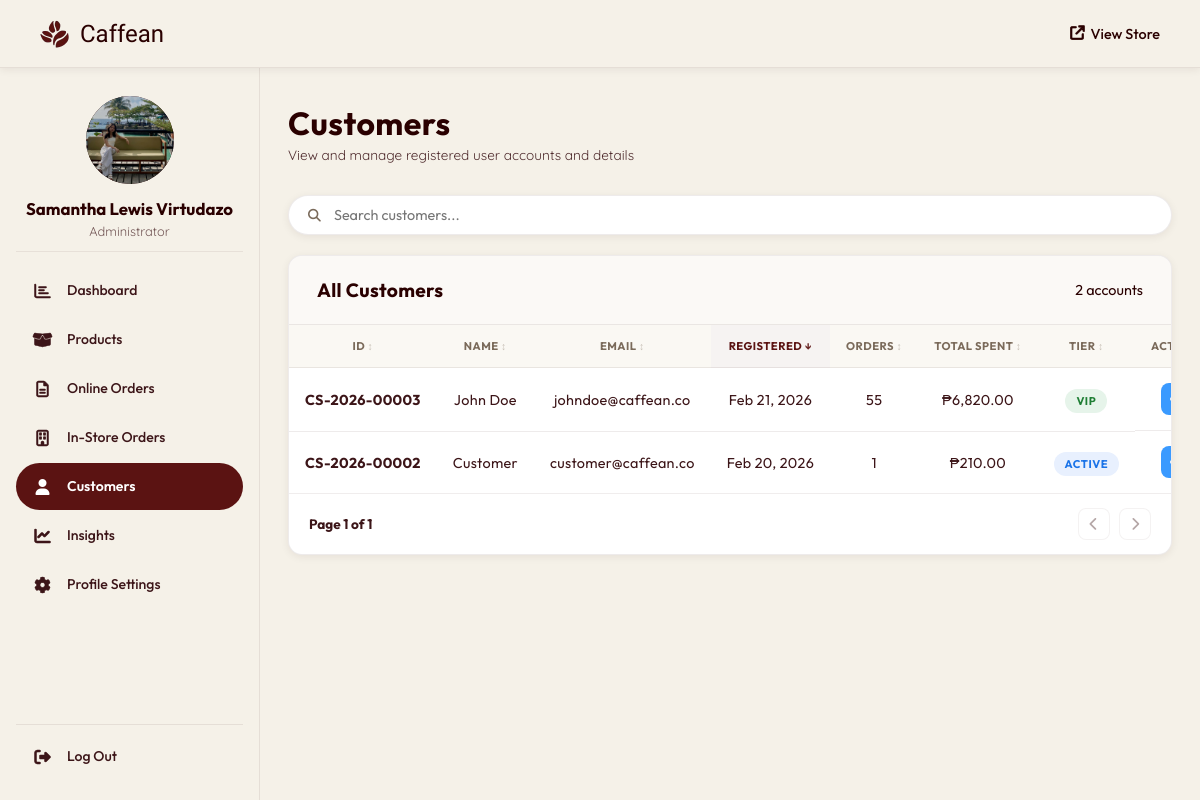
The page /admin/customers.php (signed in) on the database its author committed.
### tables this page shows
CREATE TABLE `users` (
  `user_id` int(11) NOT NULL,
  `full_name` varchar(100) NOT NULL,
  `email` varchar(100) NOT NULL,
  `mobile_number` varchar(15) DEFAULT NULL,
  `profile_image` varchar(255) DEFAULT NULL,
  `house_unit` varchar(100) DEFAULT NULL,
  `street_name` varchar(100) DEFAULT NULL,
  `barangay` varchar(100) DEFAULT NULL,
  `city_municipality` varchar(100) DEFAULT NULL,
  `province` varchar(100) DEFAULT NULL,
  `zip_code` varchar(10) DEFAULT NULL,
  `password` varchar(255) NOT NULL,
  `role` enum('admin','customer') DEFAULT 'customer',
  `created_at` timestamp NOT NULL DEFAULT current_timestamp()
);

### admin/customers.php (the view, shortened to what this page needs)
<?php
require_once '../php/db_connection.php';
function fmt_id($prefix, $id, $date_str = null)
{
  $year = $date_str ? date('Y', strtotime($date_str)) : date('Y');
  return $prefix . '-' . $year . '-' . str_pad($id, 5, '0', STR_PAD_LEFT);
}
$customers_result = mysqli_query(
  $conn,
  "SELECT u.*,
     COUNT(DISTINCT o.order_id)       AS total_orders,
     COALESCE(SUM(CASE
       WHEN o.is_kiosk = 1 AND o.payment_method = 'Pay at the counter (Cash)' AND o.status IN ('processing','completed') THEN o.total_amount
       WHEN o.is_kiosk = 1 AND o.payment_method != 'Pay at the counter (Cash)' AND o.status IN ('processing','completed') THEN o.total_amount
       WHEN COALESCE(o.is_kiosk,0) = 0 AND o.payment_method = 'Cash on Delivery' AND o.status = 'completed' THEN o.total_amount
       WHEN COALESCE(o.is_kiosk,0) = 0 AND o.payment_method != 'Cash on Delivery' AND o.status IN ('processing','completed') THEN o.total_amount
       ELSE 0 END), 0) AS total_spent
     FROM users u
     LEFT JOIN orders o ON u.user_id = o.user_id
     WHERE u.role = 'customer'
     GROUP BY u.user_id
     ORDER BY u.created_at DESC"
);
$total_customers = mysqli_num_rows($customers_result);
$customers_arr = [];
mysqli_data_seek($customers_result, 0);
while ($c = mysqli_fetch_assoc($customers_result)) {
  $c['fmt_id'] = fmt_id('CS', $c['user_id'], $c['created_at']);
  $customers_arr[] = $c;
}
include 'includes/header.php';
?>
<div class="page-header">
  <div class="page-header-text">
    <h1>Customers</h1>
    <p>View and manage registered user accounts and details</p>
  </div>
</div>
<div class="toolbar">
  <div class="search-box">
    <span class="search-icon"><i class="fas fa-search"></i></span>
    <input type="text" id="customersSearch" placeholder="Search customers..." />
  </div>
</div>
<div class="card">
  <div class="card-header">
    <h2>All Customers</h2>
    <span class="card-count"><?= $total_customers ?> account<?= $total_customers !== 1 ? 's' : '' ?></span>
  </div>
  <table class="admin-table" id="customersTable">
    <thead>
      <tr>
        <th data-sort="number">ID</th>
        <th data-sort="text">Name</th>
        <th data-sort="text">Email</th>
        <th data-sort="date">Registered</th>
        <th data-sort="number">Orders</th>
        <th data-sort="number">Total Spent</th>
        <th data-sort="status">Tier</th>
        <th>Actions</th>
      </tr>
    </thead>
    <tbody>
      <?php if ($total_customers === 0): ?>
        <tr class="empty-row">
          <td colspan="8">
            <div class="empty-state">
              <i class="fas fa-users"></i>
              <p>No customers found.</p>
            </div>
          </td>
        </tr>
      <?php else: ?>
        <?php foreach ($customers_arr as $c): ?>
          <tr>
            <td class="td-id"><?= fmt_id('CS', $c['user_id'], $c['created_at']) ?></td>
            <td><?= htmlspecialchars($c['full_name']) ?></td>
            <td><?= htmlspecialchars($c['email']) ?></td>
            <td><?= date('M d, Y', strtotime($c['created_at'])) ?></td>
            <td><?= $c['total_orders'] ?></td>
            <td>&#8369;<?= number_format($c['total_spent'], 2) ?></td>
            <td>
              <?php if ($c['total_spent'] > 5000): ?>
                <span class="badge badge-completed">VIP</span>
              <?php elseif ($c['total_orders'] > 0): ?>
                <span class="badge badge-processing">Active</span>
              <?php else: ?>
                <span class="badge badge-pending">New</span>
              <?php endif; ?>
            </td>
            <td class="td-actions">
              <button class="btn-icon btn-icon-view" title="View Customer"
                onclick="viewCustomer(<?= $c['user_id'] ?>)">
                <i class="fas fa-eye"></i>
              </button>
            </td>
          </tr>
        <?php endforeach; ?>
      <?php endif; ?>
    </tbody>
  </table>
  <div id="customersTable-pagination" class="admin-pagination">
    <span class="page-info">Page 1 of 1</span>
    <div class="page-btns">
      <button class="btn-page btn-prev"><i class="fas fa-chevron-left"></i></button>
      <button class="btn-page btn-next"><i class="fas fa-chevron-right"></i></button>
    </div>
  </div>
</div>
<?php include 'includes/footer.php'; ?>

### admin/includes/header.php (shortened to what this page needs)
<?php
$admin_name    = isset($_SESSION['full_name']) ? htmlspecialchars($_SESSION['full_name']) : 'Admin';
$admin_initial = strtoupper(substr($admin_name, 0, 1));
$current_page  = basename($_SERVER['PHP_SELF']);
$admin_avatar_src = '';
if (isset($_SESSION['user_id'])) {
    $a_stmt = mysqli_prepare($conn, "SELECT profile_image, email FROM users WHERE user_id = ?");
    mysqli_stmt_bind_param($a_stmt, 'i', $_SESSION['user_id']);
    mysqli_stmt_execute($a_stmt);
    $a_row = mysqli_fetch_assoc(mysqli_stmt_get_result($a_stmt));
    if (!empty($a_row['profile_image'])) {
        $admin_avatar_src = BASE_URL . '/' . htmlspecialchars($a_row['profile_image']);
    }
}
$page_css_map = [
    'dashboard.php'        => 'dashboard.css',
    'products.php'         => 'products.css',
    'orders.php'           => 'orders.css',
    'instore_orders.php'   => 'orders.css',
    'customers.php'        => 'customers.css',
    'insights.php'         => 'dashboard.css',
    'profile_settings.php' => null,
];
$page_css_file = $page_css_map[$current_page] ?? null;
?>
<!DOCTYPE html>
<html lang="en">
<head>
  <link rel="stylesheet" href="<?= BASE_URL ?>/admin/assets/css/admin.css?v=<?= time() ?>" />
  <?php if ($page_css_file): ?>
    <link rel="stylesheet" href="<?= BASE_URL ?>/admin/assets/css/<?= $page_css_file ?>?v=<?= time() ?>" />
  <?php endif; ?>
  <link rel="stylesheet" href="https://cdnjs.cloudflare.com/ajax/libs/font-awesome/6.4.0/css/all.min.css" />
  <link rel="stylesheet" href="https://cdn.jsdelivr.net/npm/bootstrap-icons@1.11.3/font/bootstrap-icons.min.css" />
</head>
<body>
  <nav class="admin-navbar">
    <div class="admin-nav-inner">
      <a href="<?= BASE_URL ?>/admin/dashboard.php" class="admin-brand">
        <img src="<?= BASE_URL ?>/images/coffee_beans_logo.png" alt="Caffean" />
        <span>Caffean</span>
      </a>
      <div class="nav-right">
        <a href="<?= BASE_URL ?>/" target="_blank" class="btn-ghost">
          <i class="fas fa-arrow-up-right-from-square"></i> View Store
        </a>
      </div>
    </div>
  </nav>
  <div class="admin-body">
    <aside class="admin-sidebar">
      <div class="admin-sidebar-profile">
        <div class="admin-avatar-wrap">
          <?php if ($admin_avatar_src): ?>
            <img src="<?= $admin_avatar_src ?>" alt="Profile" class="admin-sidebar-avatar" id="adminAvatarPreview" />
          <?php else: ?>
            <div class="admin-sidebar-avatar" id="adminAvatarInitial"><?= $admin_initial ?></div>
          <?php endif; ?>
        </div>
        <div class="admin-sidebar-info">
          <h2><?= $admin_name ?></h2>
          <p>Administrator</p>
        </div>
      </div>
      <ul class="sidebar-nav">
        <li>
          <a href="<?= BASE_URL ?>/admin/dashboard.php"
            <?= $current_page === 'dashboard.php' ? 'class="active"' : '' ?>>
            <span class="snav-icon">
              <i class="far fa-chart-bar snav-ic-out"></i>
            </span>
            <span class="snav-text">Dashboard</span>
          </a>
        </li>
        <li>
          <a href="<?= BASE_URL ?>/admin/products.php"
            <?= $current_page === 'products.php' ? 'class="active"' : '' ?>>
            <span class="snav-icon">
              <i class="fas fa-box-open snav-ic-out"></i>
            </span>
            <span class="snav-text">Products</span>
          </a>
        </li>
        <li>
          <a href="<?= BASE_URL ?>/admin/orders.php"
            <?= $current_page === 'orders.php' ? 'class="active"' : '' ?>>
            <span class="snav-icon">
              <i class="far fa-file-lines snav-ic-out"></i>
            </span>
            <span class="snav-text">Online Orders</span>
          </a>
        </li>
        <li>
          <a href="<?= BASE_URL ?>/admin/instore_orders.php"
            <?= $current_page === 'instore_orders.php' ? 'class="active"' : '' ?>>
            <span class="snav-icon">
              <i class="far fa-building snav-ic-out"></i>
            </span>
            <span class="snav-text">In-Store Orders</span>
          </a>
        </li>
        <li>
          <a href="<?= BASE_URL ?>/admin/customers.php"
            <?= $current_page === 'customers.php' ? 'class="active"' : '' ?>>
            <span class="snav-icon">
              <i class="fas fa-user snav-ic-fill"></i>
            </span>
            <span class="snav-text">Customers</span>
          </a>
        </li>
        <li>
          <a href="<?= BASE_URL ?>/admin/insights.php"
            <?= $current_page === 'insights.php' ? 'class="active"' : '' ?>>
            <span class="snav-icon">
              <i class="fas fa-chart-line snav-ic-out"></i>
            </span>
            <span class="snav-text">Insights</span>
          </a>
        </li>
        <li>
          <a href="<?= BASE_URL ?>/admin/profile_settings.php"
            <?= $current_page === 'profile_settings.php' ? 'class="active"' : '' ?>>
            <span class="snav-icon">
              <i class="fas fa-gear snav-ic-out"></i>
            </span>
            <span class="snav-text">Profile Settings</span>
          </a>
        </li>
      </ul>
      <div class="sidebar-logout">
        <a href="<?= BASE_URL ?>/php/logout.php" class="sidebar-logout-btn">
          <span class="snav-icon">
            <i class="fas fa-right-from-bracket"></i>
          </span>
          <span class="snav-text">Log Out</span>
        </a>
      </div>
    </aside>
    <main class="admin-wrapper">

### admin/assets/css/customers.css (style rules this page uses)
.search-box { max-width: none; }

### admin/includes/header.php (style rules this page uses)
.admin-table th[data-sort]::after { content: ' ↕'; font-size: 0.65rem; opacity: 0.4; }
.admin-table th[data-sort].sort-desc::after { content: ' ↓'; opacity: 0.9; }

### rows shown on the page
users: profile_image (picture)
users: fmt_id('CS', $c['user_id'], $c['created_at']) "CS-2026-00003", full_name "John Doe", email "johndoe@caffean.co", created_at "Feb 21, 2026", total_orders "55", total_spent "6,820.00", shows "VIP"
users: fmt_id('CS', $c['user_id'], $c['created_at']) "CS-2026-00002", full_name "Customer", email "customer@caffean.co", created_at "Feb 20, 2026", total_orders "1", total_spent "210.00", shows "ACTIVE"

### other values the page prints
$admin_name "Samantha Lewis Virtudazo"
$total_customers "2"
